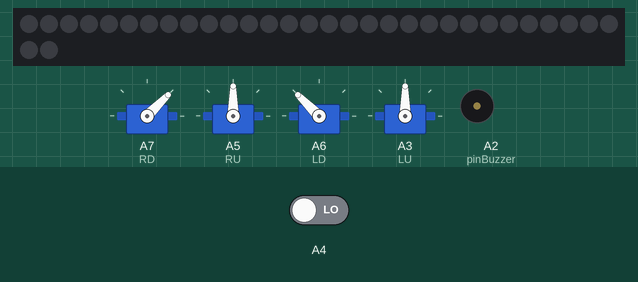
Simulated run of this sketch. Board: Arduino Nano, built with avr-gcc and run on an emulated ATmega328P. Parts: 4 × servo, 32 RGB LEDs in strip order, left to right, continuing on the next row, buzzer (waves = sounding). Inputs (shaded band) come from the test bench; at power-on: A4 LOW. Dim RGB values are drawn brighter than linear.

Above: at 1.0 s.
1.1 s: A4 driven HIGH
At 1.7 s:
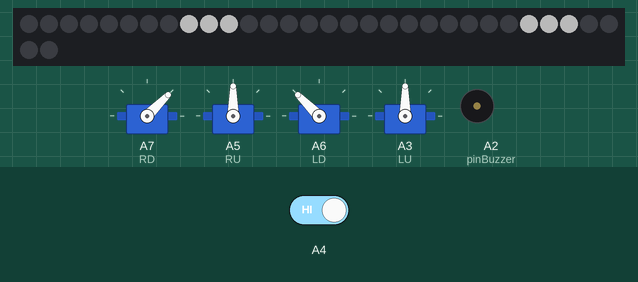
At 5.3 s:
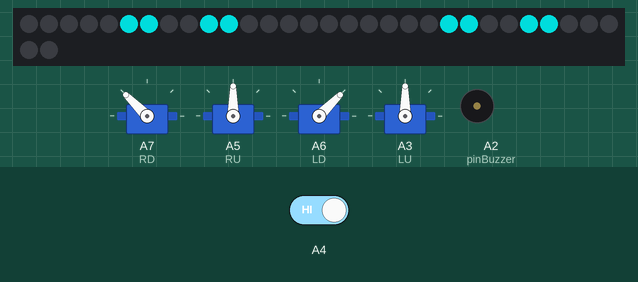
Timing chart, 0 to 10.2 s (numbered marks = the images above; inputs shaded):
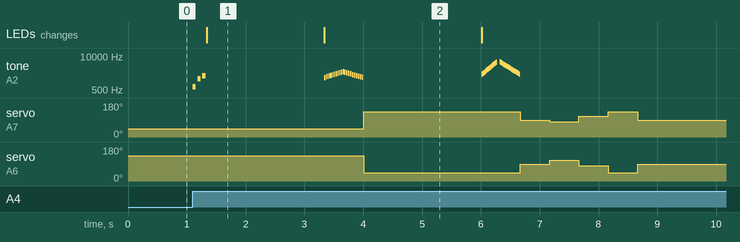

The sketch:

OTTO_WIFI_SLOT.ino
```cpp
#include <Servo.h>
#include <Adafruit_NeoPixel.h>

#define pinBuzzer A2
#define LED A5

#define S_connection   0
#define S_disconnection 1
#define S_buttonPushed  2
#define S_mode1     3
#define S_mode2     4
#define S_mode3     5
#define S_surprise    6
#define S_OhOoh     7
#define S_OhOoh2    8
#define S_cuddly    9
#define S_sleeping    10
#define S_happy     11
#define S_superHappy  12
#define S_happy_short   13
#define S_sad       14
#define S_confused    15
#define S_fart1     16
#define S_fart2     17
#define S_fart3     18

#define happy 0
#define eyes 1
#define sleep 2

#define straight 0
#define sit 1
#define up 2
#define right 3
#define left 4

int Happy[] = {8, 5, 10, 25, 22, 27};
int Eyes[] = {5, 9, 6, 10, 21, 25, 22, 26};
int Sleep[] = {8, 9, 10, 25, 26, 27};
Servo RU;
Servo RD;
Servo LU;
Servo LD;
Adafruit_NeoPixel pixels = Adafruit_NeoPixel(32, LED, NEO_GRB + NEO_KHZ800);

/*SOUNDS******************
   S_connection  S_disconnection  S_buttonPushed S_mode1 S_mode2 S_mode3 S_surprise S_OhOoh  S_OhOoh2  S_cuddly
   S_sleeping  S_happy S_superHappy S_happy_short S_sad S_confused S_fart1 S_fart2  S_fart3
*/

void setup()
{
  RD.attach(A7);
  RU.attach(A5);
  LD.attach(A6);
  LU.attach(A3);

  stand(sit);

  pixels.begin();

  for (int i = 0; i < 32; i++) {
    pixels.setPixelColor(i, pixels.Color(0, 0, 0));
  }
  pixels.show();

  while (digitalRead(A4) == LOW) {delay(100);}

  sing(S_connection);
  look(sleep);
  delay(2000);

  look(eyes);
  sing(S_happy);
  stand(up);
  delay(2000);

  look(happy);
  sing(S_superHappy);
  stand(straight);
  delay(500);
  stand(right);
  delay(500);
  stand(left);
  delay(500);
  stand(up);
  delay(500);
  stand(straight);
}

void loop()
{

}

void stand(int pose){
  switch (pose) {

    case straight:
      RD.write(90);
      RU.write(90);
      LD.write(90);
      LU.write(90);
      break;

    case sit:
      RD.write(45);
      RU.write(90);
      LD.write(135);
      LU.write(90);
      break;

    case up:
      RD.write(135);
      RU.write(90);
      LD.write(45);
      LU.write(90);
      break;

    case right:
      RD.write(80);
      RU.write(90);
      LD.write(110);
      LU.write(90);
      break;

    case left:
      RD.write(110);
      RU.write(90);
      LD.write(80);
      LU.write(90);
      break;
          }
  }


void look(int face) {

  for (int i = 0; i < 32; i++) {
    pixels.setPixelColor(i, pixels.Color(0, 0, 0));
  }
  pixels.show();
  switch (face) {

    case happy:
      for (int i = 0; i < 6; i++) {
        pixels.setPixelColor(Happy[i], pixels.Color(0, 250, 250));
      }
      break;

    case eyes:
      for (int i = 0; i < 8; i++) {
        pixels.setPixelColor(Eyes[i], pixels.Color(0, 150, 150));
      }
      break;

    case sleep:
      for (int i = 0; i < 6; i++) {
        pixels.setPixelColor(Sleep[i], pixels.Color(70, 70, 70));
      }
      break;
  }
  pixels.show();
}


#define  note_C0  16.35  //C0
#define  note_Db0 17.32  //C#0/Db0
#define  note_D0  18.35  //D0
#define  note_Eb0 19.45 //D#0/Eb0
#define  note_E0  20.6  //E0
#define  note_F0  21.83  //F0
#define  note_Gb0 23.12  //F#0/Gb0
#define  note_G0  24.5  //G0
#define  note_Ab0 25.96  //G#0/Ab0
#define  note_A0  27.5  //A0
#define  note_Bb0 29.14  //A#0/Bb0
#define  note_B0  30.87  //B0
#define  note_C1  32.7  //C1
#define  note_Db1 34.65  //C#1/Db1
#define  note_D1  36.71  //D1
#define  note_Eb1 38.89  //D#1/Eb1
#define  note_E1  41.2  //E1
#define  note_F1  43.65  //F1
#define  note_Gb1 46.25  //F#1/Gb1
#define  note_G1  49 //G1
#define  note_Ab1 51.91  //G#1/Ab1
#define  note_A1  55  //A1
#define  note_Bb1 58.27  //A#1/Bb1
#define  note_B1  61.74  //B1
#define  note_C2  65.41  //C2 (Middle C)
#define  note_Db2 69.3  //C#2/Db2
#define  note_D2  73.42  //D2
#define  note_Eb2 77.78  //D#2/Eb2
#define  note_E2  82.41  //E2
#define  note_F2  87.31  //F2
#define  note_Gb2 92.5  //F#2/Gb2
#define  note_G2  98  //G2
#define  note_Ab2 103.83  //G#2/Ab2
#define  note_A2  110  //A2
#define  note_Bb2 116.54  //A#2/Bb2
#define  note_B2  123.47  //B2
#define  note_C3  130.81  //C3
#define  note_Db3 138.59  //C#3/Db3
#define  note_D3  146.83  //D3
#define  note_Eb3 155.56  //D#3/Eb3
#define  note_E3  164.81  //E3
#define  note_F3  174.61  //F3
#define  note_Gb3 185  //F#3/Gb3
#define  note_G3  196  //G3
#define  note_Ab3 207.65  //G#3/Ab3
#define  note_A3  220  //A3
#define  note_Bb3 233.08  //A#3/Bb3
#define  note_B3  246.94  //B3
#define  note_C4  261.63  //C4
#define  note_Db4 277.18  //C#4/Db4
#define  note_D4  293.66  //D4
#define  note_Eb4 311.13  //D#4/Eb4
#define  note_E4  329.63  //E4
#define  note_F4  349.23  //F4
#define  note_Gb4 369.99  //F#4/Gb4
#define  note_G4  392  //G4
#define  note_Ab4 415.3  //G#4/Ab4
#define  note_A4  440  //A4
#define  note_Bb4 466.16  //A#4/Bb4
#define  note_B4  493.88  //B4
#define  note_C5  523.25  //C5
#define  note_Db5 554.37  //C#5/Db5
#define  note_D5  587.33  //D5
#define  note_Eb5 622.25  //D#5/Eb5
#define  note_E5  659.26  //E5
#define  note_F5  698.46  //F5
#define  note_Gb5 739.99  //F#5/Gb5
#define  note_G5  783.99  //G5
#define  note_Ab5 830.61  //G#5/Ab5
#define  note_A5  880  //A5
#define  note_Bb5 932.33  //A#5/Bb5
#define  note_B5  987.77  //B5
#define  note_C6  1046.5  //C6
#define  note_Db6 1108.73  //C#6/Db6
#define  note_D6  1174.66  //D6
#define  note_Eb6 1244.51  //D#6/Eb6
#define  note_E6  1318.51  //E6
#define  note_F6  1396.91  //F6
#define  note_Gb6 1479.98  //F#6/Gb6
#define  note_G6  1567.98  //G6
#define  note_Ab6 1661.22  //G#6/Ab6
#define  note_A6  1760  //A6
#define  note_Bb6 1864.66  //A#6/Bb6
#define  note_B6  1975.53  //B6
#define  note_C7  2093  //C7
#define  note_Db7 2217.46  //C#7/Db7
#define  note_D7  2349.32  //D7
#define  note_Eb7 2489.02  //D#7/Eb7
#define  note_E7  2637.02  //E7
#define  note_F7  2793.83  //F7
#define  note_Gb7 2959.96  //F#7/Gb7
#define  note_G7  3135.96  //G7
#define  note_Ab7 3322.44  //G#7/Ab7
#define  note_A7  3520  //A7
#define  note_Bb7 3729.31  //A#7/Bb7
#define  note_B7  3951.07  //B7
#define  note_C8  4186.01  //C8
#define  note_Db8 4434.92  //C#8/Db8
#define  note_D8  4698.64  //D8
#define  note_Eb8 4978.03  //D#8/Eb8


void _tone (float noteFrequency, long noteDuration, int silentDuration) {

  if (silentDuration == 0) {
    silentDuration = 1;
  }

  tone(pinBuzzer, noteFrequency, noteDuration);
  delay(noteDuration);
  delay(silentDuration);
}


void bendTones (float initFrequency, float finalFrequency, float prop, long noteDuration, int silentDuration) {

  if (silentDuration == 0) {
    silentDuration = 1;
  }

  if (initFrequency < finalFrequency)
  {
    for (int i = initFrequency; i < finalFrequency; i = i * prop) {
      _tone(i, noteDuration, silentDuration);
    }

  } else {

    for (int i = initFrequency; i > finalFrequency; i = i / prop) {
      _tone(i, noteDuration, silentDuration);
    }
  }
}


void sing(int songName) {
  switch (songName) {

    case S_connection:
      _tone(note_E5, 50, 30);
      _tone(note_E6, 55, 25);
      _tone(note_A6, 60, 10);
      break;

    case S_disconnection:
      _tone(note_E5, 50, 30);
      _tone(note_A6, 55, 25);
      _tone(note_E6, 50, 10);
      break;

    case S_buttonPushed:
      bendTones (note_E6, note_G6, 1.03, 20, 2);
      delay(30);
      bendTones (note_E6, note_D7, 1.04, 10, 2);
      break;

    case S_mode1:
      bendTones (note_E6, note_A6, 1.02, 30, 10);  //1318.51 to 1760
      break;

    case S_mode2:
      bendTones (note_G6, note_D7, 1.03, 30, 10);  //1567.98 to 2349.32
      break;

    case S_mode3:
      _tone(note_E6, 50, 100); //D6
      _tone(note_G6, 50, 80); //E6
      _tone(note_D7, 300, 0); //G6
      break;

    case S_surprise:
      bendTones(800, 2150, 1.02, 10, 1);
      bendTones(2149, 800, 1.03, 7, 1);
      break;

    case S_OhOoh:
      bendTones(880, 2000, 1.04, 8, 3); //A5 = 880
      delay(200);

      for (int i = 880; i < 2000; i = i * 1.04) {
        _tone(note_B5, 5, 10);
      }
      break;

    case S_OhOoh2:
      bendTones(1880, 3000, 1.03, 8, 3);
      delay(200);

      for (int i = 1880; i < 3000; i = i * 1.03) {
        _tone(note_C6, 10, 10);
      }
      break;

    case S_cuddly:
      bendTones(700, 900, 1.03, 16, 4);
      bendTones(899, 650, 1.01, 18, 7);
      break;

    case S_sleeping:
      bendTones(100, 500, 1.04, 10, 10);
      delay(500);
      bendTones(400, 100, 1.04, 10, 1);
      break;

    case S_happy:
      bendTones(1500, 2500, 1.05, 20, 8);
      bendTones(2499, 1500, 1.05, 25, 8);
      break;

    case S_superHappy:
      bendTones(2000, 6000, 1.05, 8, 3);
      delay(50);
      bendTones(5999, 2000, 1.05, 13, 2);
      break;

    case S_happy_short:
      bendTones(1500, 2000, 1.05, 15, 8);
      delay(100);
      bendTones(1900, 2500, 1.05, 10, 8);
      break;

    case S_sad:
      bendTones(880, 669, 1.02, 20, 200);
      break;

    case S_confused:
      bendTones(1000, 1700, 1.03, 8, 2);
      bendTones(1699, 500, 1.04, 8, 3);
      bendTones(1000, 1700, 1.05, 9, 10);
      break;

    case S_fart1:
      bendTones(1600, 3000, 1.02, 2, 15);
      break;

    case S_fart2:
      bendTones(2000, 6000, 1.02, 2, 20);
      break;

    case S_fart3:
      bendTones(1600, 4000, 1.02, 2, 20);
      bendTones(4000, 3000, 1.02, 2, 20);
      break;

  }
}
```

Measured:
- after the input at 1.1 s, tone on A2 (pinBuzzer): plays 659 Hz for 0.05 s, 1318 Hz for 0.06 s, 1760 Hz for 0.06 s, 1500 Hz for 0.02 s, 1574 Hz for 0.02 s, 1652 Hz for 0.02 s … (71 notes in this stretch), starting at once; servo on A7 (RD): 45° → 135° after 2.9 s, → 90° 2.7 s later, → 80° 0.50 s later, → 110° 0.50 s later, … (6 changes in this stretch)
- what the display in image 1 shows lasts 2.0 s, from 1.3 s to 3.3 s
